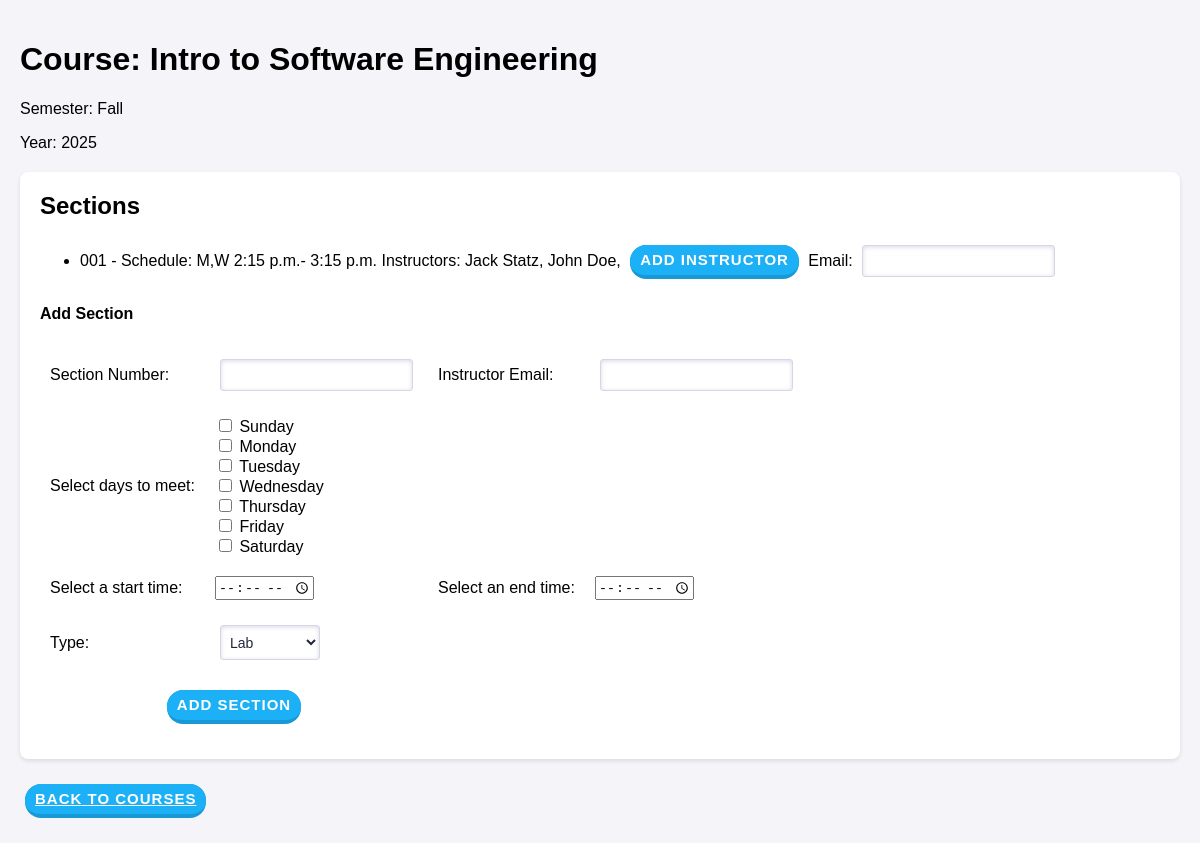
The app's page /course/3/ with its own data.
### ScheduleAppData/models.py (models this page shows)
class Courses(models.Model):
    Id = models.AutoField(primary_key=True)
    CourseName = models.CharField(max_length=120)
    Semester = models.CharField(max_length=120)
    Year = models.IntegerField()

class Sections(models.Model):
    class SectionType(models.TextChoices):
        Lab = "Lab"
        Lecture = "Lecture"
    Id = models.AutoField(primary_key=True)
    CourseId = models.ForeignKey(Courses, on_delete=models.CASCADE)
    SectionNum = models.CharField(max_length=120)
    ScheduledDays = models.CharField(
        max_length=20,  # Adjust length based on the number of days
        choices=Days.choices,
        blank=True,
        help_text="Comma-separated list of scheduled days (e.g., M,T,W).")
    ScheduledStartTime = models.TimeField(default=time(9,0))
    ScheduledEndTime = models.TimeField(default=time(10,0))
    SectionType = models.CharField(choices=SectionType.choices, max_length=20)
    Instructors = models.ManyToManyField(User)

class User(models.Model):
    class Role(models.TextChoices):
        Supervisor = "Supervisor"
        Instructor = "Instructor"
        TA = "TA"
    Id = models.AutoField(primary_key=True)
    FirstName = models.CharField(max_length=120)
    LastName = models.CharField(max_length=120)
    Email = models.CharField(max_length=120)
    Password = models.CharField(max_length=120)
    Phone = models.CharField(max_length=120)
    Role = models.CharField(choices=Role.choices, max_length=20)
    OfficeHourDays = models.CharField(
        max_length=20,  # Adjust length based on the number of days
        choices=Days.choices,
        blank=True,
        help_text="Comma-separated list of scheduled days (e.g., M,T,W).")
    OfficeHourStartTime = models.TimeField(default=time(9,0))
    OfficeHourEndTime = models.TimeField(default=time(10,0))
    HomeAddress = models.CharField(max_length=120, default='')

### ScheduleAppData/views.py (the view, shortened to what this page needs)
# urls.py: path('course/<int:course_id>/', CoursePage.as_view(), name='course_page'),
class CoursePage(View):
    def get(self, request, course_id):
        from ScheduleAppData.models import Courses
        course = Courses.objects.get(Id=course_id)
        sections = Sections.objects.filter(CourseId=course)
        return render(request, 'CoursePage.html', {
            'course': course,
            'sections': sections,
            'days':Days.choices
        })

### templates/CoursePage.html (shortened to what this page needs)
{% load static %}
<!DOCTYPE html>
<html lang="en">
<head>
    <link rel="stylesheet" href="{% static 'css/styles.css' %}">
</head>
<body>
    <div class="container">
        <h1>Course: {{ course.CourseName }}</h1>
        <p>Semester: {{ course.Semester }}</p>
        <p>Year: {{ course.Year }}</p>
        <div class="section">
            <h2>Sections</h2>
            <form method="POST">
            <ul>
                {% for section in sections %}
                    <li >{{ section.SectionType }} {{ section.SectionNum }} - Schedule: {{ section.ScheduledDays }} {{ section.ScheduledStartTime }}- {{ section.ScheduledEndTime }}
                        Instructors: {% for i in section.Instructors.all %}{{ i.FirstName }} {{ i.LastName }}, {% endfor %}
                        <button class="button" name="edit_section" type="submit" size="20">Add Instructor</button>
                        <label for="instructor_email_add">Email:</label>
                        <input type="email" id="instructor_email_add" name="instructor_email_add" class="text-field" required>
                        </li>
                {% endfor %}
            </ul>
            </form>
            <h4>Add Section</h4>
            <form method="POST">
                <table class="section-table-class">
                    <tr>
                        <td><label for="section_num">Section Number:</label></td>
                        <td><input type="text" id="section_num" name="section_num" class="text-field" required></td>
                        <td><label for="instructor_email">Instructor Email:</label></td>
                        <td><input type="email" id="instructor_email" name="instructor_email" class="text-field" required></td>
                    </tr>
                    <tr>
                        <td><label>Select days to meet:</label></td>
                        <td colspan="3">
                            {% for day in days %}
                                <label>
                                    <input type="checkbox" name="selectedDays" value="{{ day.0 }}"> {{ day.1 }}
                                </label>
                                <br>
                            {% endfor %}
                        </td>
                    </tr>
                    <tr>
                        <td><label for="startTime">Select a start time:</label></td>
                        <td><input type="time" id="startTime" name="startTime"></td>
                        <td><label for="endTime">Select an end time:</label></td>
                        <td><input type="time" id="endTime" name="endTime"></td>
                    </tr>
                    <tr>
                        <td><label for="type">Type:</label></td>
                        <td>
                            <select name="type" id="type" class="select">
                                <option value="Lab">Lab</option>
                            </select>
                        </td>
                    </tr>
                    <tr>
                        <td colspan="2" style="text-align: center;">
                            <button type="submit" name="add_section" class="button">Add Section</button>
                        </td>
                    </tr>
                </table>
            </form>
        </div>
        <a href="/courses/" class="button">Back to Courses</a>
    </div>
</body>
</html>

### static/css/styles.css (style rules this page uses)
body { font-family: Arial, sans-serif; margin: 0; padding: 0; background-color: #f4f4f9; }
.container { max-width: 1200px; margin: 0 auto; padding: 20px; }
.section { background: #fff; margin: 20px 0; padding: 20px; border-radius: 8px; box-shadow: 0 2px 4px rgba(0, 0, 0, 0.1); }
.section h2 { margin-top: 0; }
.button { appearance: button; background-color: #1899D6; border: solid transparent; border-radius: 16px; border-width: 0 0 4px; box-sizing: border-box; color: #FFFFFF; cursor: pointer; display: inline-block; font-family: din-round,sans-serif; font-size: 15px; font-weight: 700; letter-spacing: 1px; line-height: 10px; margin: 5px; outline: none; overflow: visible; padding: 10px; text-align: center; text-transform: uppercase; touch-action: manipulation; transform: translateZ(0); transition: filter .2s; user-select: none; -webkit-user-select: none; vertical-align: middle; white-space: nowrap; width: auto; }
.button:after { background-clip: padding-box; background-color: #1CB0F6; border: solid transparent; border-radius: 16px; border-width: 0 0 4px; bottom: -4px; content: ""; left: 0; position: absolute; right: 0; top: 0; z-index: -1; }
.button, .button:focus { user-select: auto; }
.text-field { position: relative; cursor: text; font-size: 14px; line-height: 10px; padding: 5px; height: 20px; background-color: #fff; border: 1px solid #d6d6e7; margin: 5px; border-radius: 3px; color: rgb(35, 38, 59); box-shadow: inset 0 1px 4px 0 rgb(119 122 175 / 30%); overflow: hidden; transition: all 100ms ease-in-out; }
.select { width:100px; height:35px; background-color:#fff; border:1px solid #d6d6e7; box-shadow: inset 0 1px 4px 0 rgb(119 122 175 / 30%); padding:5px; border-radius: 3px; margin:5px; color: rgb(35, 38, 59); font-size:14px; cursor:pointer; overflow: hidden; transition: all 100ms ease-in-out; }
.table-class th, td { padding: 10px; text-align: left; border: 1px solid #ddd; }
.section-table-class { border-collapse: collapse !important; margin-left: 0 !important; border: none !important; }
.section-table-class td, .section-table-class th { border: none !important; }

### records on screen
Courses: CourseName "Intro to Software Engineering", Semester "Fall", Year "2025"
Sections: SectionNum "001", ScheduledDays "M,W", ScheduledStartTime "2:15 p.m.", ScheduledEndTime "3:15 p.m."
User: FirstName "Jack", LastName "Statz"
User: FirstName "John", LastName "Doe"

### other values on screen
{{ day.1 }} "Sunday" "Monday" "Tuesday" "Wednesday" "Thursday" "Friday" "Saturday"
